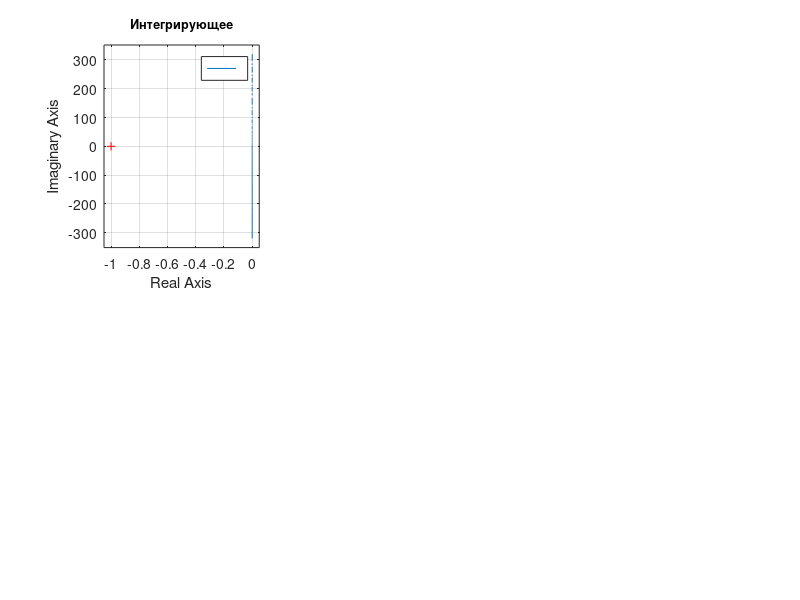

Write the MATLAB code that produced this figure. (Note: this script raises an error after producing the figure.)
clc;
clear;
close all;

s = tf('s');

K = 3.2;
T = 0.9;
T1 = 1.0;
T2 = 1.4;
T1_ap = T2 * 2;

names = {
    'Интегрирующее';
    'Идеальное дифференцирующее';
    'Усилительное';
    'Апериодическое 1го порядка';
    'Апериодическое 2го порядка';
    'Колебательное';
    'Консервативное';
    'Инерционное интегрирующее';
    'Реальное дифференцирующее';
    'Форсирующее 1го порядка';
    'Изодромное'};

W = {
    tf(K/s);
    tf(K*s);
    tf(K);
    tf(K/(T*s + 1));
    tf(K/(T2^2*s^2 + T1_ap*s + 1));
    tf(K/(T2^2*s^2 + T1*s + 1));
    tf(K/(T*s^2 + 1));
    tf(K/(s*(T*s + 1)));
    tf(K*s/(T*s + 1));
    tf(K*(T*s + 1));
    tf(K*(T*s + 1)/s)
};

groups = {1:6, 7:11};         
ncol   = 3;
w_bode = logspace(-2, 2, 1000);

%% АФЧХ
for g = 1:numel(groups)
    idx  = groups{g};
    nrow = ceil(numel(idx) / ncol);

    figure('Name', sprintf('АФЧХ, окно %d', g), ...
           'NumberTitle', 'off', 'WindowState', 'maximized');

    for k = 1:numel(idx)
        i = idx(k);
        subplot(nrow, ncol, k);

        w_range = logspace(-2, 2, 500);
        if i == 7
            w_range = logspace(-1, 0.5, 500);   % консервативное звено: суженный диапазон
        end

        nyquist(W{i}, w_range);
        grid on;
        title(names{i}, 'FontSize', 9);

        ax = gca;
        if ismember(i, [1, 2, 7, 8, 10, 11])
            ax.XLim = [-5 5];
            ax.YLim = [-5 5];
        elseif i == 6
            ax.XLim = [-6 6];
            ax.YLim = [-8 8];
        end
    end
    put_sgtitle(gcf, sprintf('АФЧХ звеньев, окно %d', g));
end

%% ЛАЧХ и ЛФЧХ
for g = 1:numel(groups)
    idx  = groups{g};
    n    = numel(idx);
    nrow = ceil(n / ncol);

    figure('Name', sprintf('ЛЧХ, окно %d', g), ...
           'NumberTitle', 'off', 'WindowState', 'maximized');

    for k = 1:n
        i = idx(k);
        r = floor((k-1) / ncol);
        c = mod(k-1, ncol);

        axM = subplot(2*nrow, ncol, 2*r*ncol + c + 1);   % сверху ЛАЧХ
        axP = subplot(2*nrow, ncol, (2*r+1)*ncol + c + 1);   % снизу ЛФЧХ

        [mag, phase] = bode(W{i}, w_bode);
        semilogx(axM, w_bode, 20*log10(squeeze(mag)), 'LineWidth', 1.2);
        semilogx(axP, w_bode, squeeze(phase),         'LineWidth', 1.2);

        grid(axM, 'on');  grid(axP, 'on');
        axM.XLim = [1e-2 1e2];   axP.XLim = [1e-2 1e2];
        ylim(axM, [-80 80]);
        ylim(axP, [-200 120]);

        title(axM, names{i}, 'FontSize', 9);
        ylabel(axM, 'L, дБ');
        ylabel(axP, '\phi, град');
        xlabel(axP, '\omega, рад/с');
    end
    put_sgtitle(gcf, sprintf('ЛАЧХ и ЛФЧХ звеньев, окно %d', g));
end

%% Определяем влияние коэффициентов K и T
K_set = K * [0.5 1 2];    
T_set = T * [0.5 1 2];     
zeta  = T1 / (2*T2);      

% Параметрические модели звеньев W(K, Tv)
Wp = {
    @(Kv,Tv) tf(Kv/s);                              
    @(Kv,Tv) tf(Kv*s);                      
    @(Kv,Tv) tf(Kv);                             
    @(Kv,Tv) tf(Kv/(Tv*s + 1));                    
    @(Kv,Tv) tf(Kv/(Tv^2*s^2 + 2*Tv*s + 1));        
    @(Kv,Tv) tf(Kv/(Tv^2*s^2 + 2*zeta*Tv*s + 1));   
    @(Kv,Tv) tf(Kv/(Tv*s^2 + 1));                   
    @(Kv,Tv) tf(Kv/(s*(Tv*s + 1)));                  
    @(Kv,Tv) tf(Kv*s/(Tv*s + 1));                   
    @(Kv,Tv) tf(Kv*(Tv*s + 1));                      
    @(Kv,Tv) tf(Kv*(Tv*s + 1)/s)                    
};

w    = logspace(-3, 3, 20000);
cols = lines(3);                                      
lblK = arrayfun(@(k) sprintf('K = %.2f', k), K_set, 'UniformOutput', false);
lblT = arrayfun(@(t) sprintf('T = %.2f', t), T_set, 'UniformOutput', false);

%% Графики: влияние K и T на ЛАЧХ и ЛФЧХ
for mode = 1:2
    if mode == 1
        groupsKT = {1:6, 7:11};        % влияние K
        lbl = lblK;  par = 'K';
    else
        groupsKT = {4:7, 8:11};        % влияние T
        lbl = lblT;  par = 'T';
    end

    for g = 1:numel(groupsKT)
        idx  = groupsKT{g};
        n    = numel(idx);
        ncolKT = 3;  if n <= 4, ncolKT = 2; end
        nrow = ceil(n / ncolKT);

        figure('Name', sprintf('Влияние %s, окно %d', par, g), ...
               'NumberTitle', 'off', 'WindowState', 'maximized');

        for k = 1:n
            i = idx(k);
            r = floor((k-1) / ncolKT);
            c = mod(k-1, ncolKT);
            axM = subplot(2*nrow, ncolKT, 2*r*ncolKT + c + 1);   % сверху ЛАЧХ
            axP = subplot(2*nrow, ncolKT, (2*r+1)*ncolKT + c + 1);   % снизу ЛФЧХ
            hold(axM, 'on');  hold(axP, 'on');

            for j = 1:3
                if mode == 1
                    sys = Wp{i}(K_set(j), T);
                else
                    sys = Wp{i}(K, T_set(j));
                end
                [m, ph] = bode(sys, w);
                plot(axM, w, 20*log10(squeeze(m)), 'Color', cols(j,:), 'LineWidth', 1.2);
                plot(axP, w, squeeze(ph),          'Color', cols(j,:), 'LineWidth', 1.2);
            end

            set([axM axP], 'XScale', 'log', 'XLim', [1e-3 1e3]);
            grid(axM, 'on');  grid(axP, 'on');
            ylim(axM, [-80 80]);
            ylim(axP, [-200 120]);
            title(axM, names{i}, 'FontSize', 9);
            ylabel(axM, 'L, дБ');
            ylabel(axP, '\phi, град');
            xlabel(axP, '\omega, рад/с');
            if k == 1
                legend(axM, lbl, 'Location', 'best', 'FontSize', 7);
            end
        end
        put_sgtitle(gcf, sprintf('Влияние %s на ЛАЧХ и ЛФЧХ', par));
    end
end

function put_sgtitle(fig, txt)
    axs = findobj(fig, 'Type', 'axes');
    for a = axs'
        p = a.Position;
        a.Position = [p(1), p(2)*0.93, p(3), p(4)*0.93];
    end
    annotation(fig, 'textbox', [0 0.95 1 0.05], 'String', txt, ...
        'EdgeColor', 'none', 'HorizontalAlignment', 'center', ...
        'FontSize', 14, 'FontWeight', 'bold');
end
